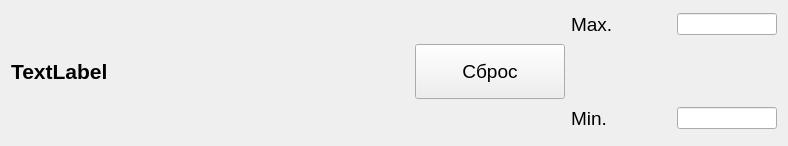
<?xml version="1.0" encoding="UTF-8"?>
<ui version="4.0">
 <class>MinMaxAlarmControl</class>
 <widget class="QWidget" name="MinMaxAlarmControl">
  <property name="geometry">
   <rect>
    <x>0</x>
    <y>0</y>
    <width>788</width>
    <height>146</height>
   </rect>
  </property>
  <property name="windowTitle">
   <string>Form</string>
  </property>
  <layout class="QGridLayout" name="gridLayout">
   <item row="3" column="2">
    <widget class="QLabel" name="lblMin">
     <property name="maximumSize">
      <size>
       <width>100</width>
       <height>16777215</height>
      </size>
     </property>
     <property name="font">
      <font>
       <pointsize>14</pointsize>
      </font>
     </property>
     <property name="text">
      <string>Min.</string>
     </property>
    </widget>
   </item>
   <item row="0" column="3">
    <widget class="QLineEdit" name="lineEdit">
     <property name="minimumSize">
      <size>
       <width>100</width>
       <height>0</height>
      </size>
     </property>
     <property name="maximumSize">
      <size>
       <width>100</width>
       <height>16777215</height>
      </size>
     </property>
    </widget>
   </item>
   <item row="3" column="3">
    <widget class="QLineEdit" name="lineEdit_2">
     <property name="minimumSize">
      <size>
       <width>100</width>
       <height>0</height>
      </size>
     </property>
     <property name="maximumSize">
      <size>
       <width>100</width>
       <height>16777215</height>
      </size>
     </property>
    </widget>
   </item>
   <item row="0" column="2">
    <widget class="QLabel" name="lblMax">
     <property name="maximumSize">
      <size>
       <width>100</width>
       <height>16777215</height>
      </size>
     </property>
     <property name="font">
      <font>
       <pointsize>14</pointsize>
      </font>
     </property>
     <property name="text">
      <string>Max.</string>
     </property>
    </widget>
   </item>
   <item row="1" column="0">
    <widget class="QLabel" name="label">
     <property name="font">
      <font>
       <pointsize>16</pointsize>
       <weight>75</weight>
       <bold>true</bold>
      </font>
     </property>
     <property name="text">
      <string>TextLabel</string>
     </property>
    </widget>
   </item>
   <item row="1" column="1">
    <widget class="QPushButton" name="pushButton">
     <property name="minimumSize">
      <size>
       <width>0</width>
       <height>55</height>
      </size>
     </property>
     <property name="maximumSize">
      <size>
       <width>150</width>
       <height>16777215</height>
      </size>
     </property>
     <property name="font">
      <font>
       <pointsize>14</pointsize>
      </font>
     </property>
     <property name="text">
      <string>Сброс</string>
     </property>
    </widget>
   </item>
  </layout>
 </widget>
 <resources/>
 <connections/>
</ui>
